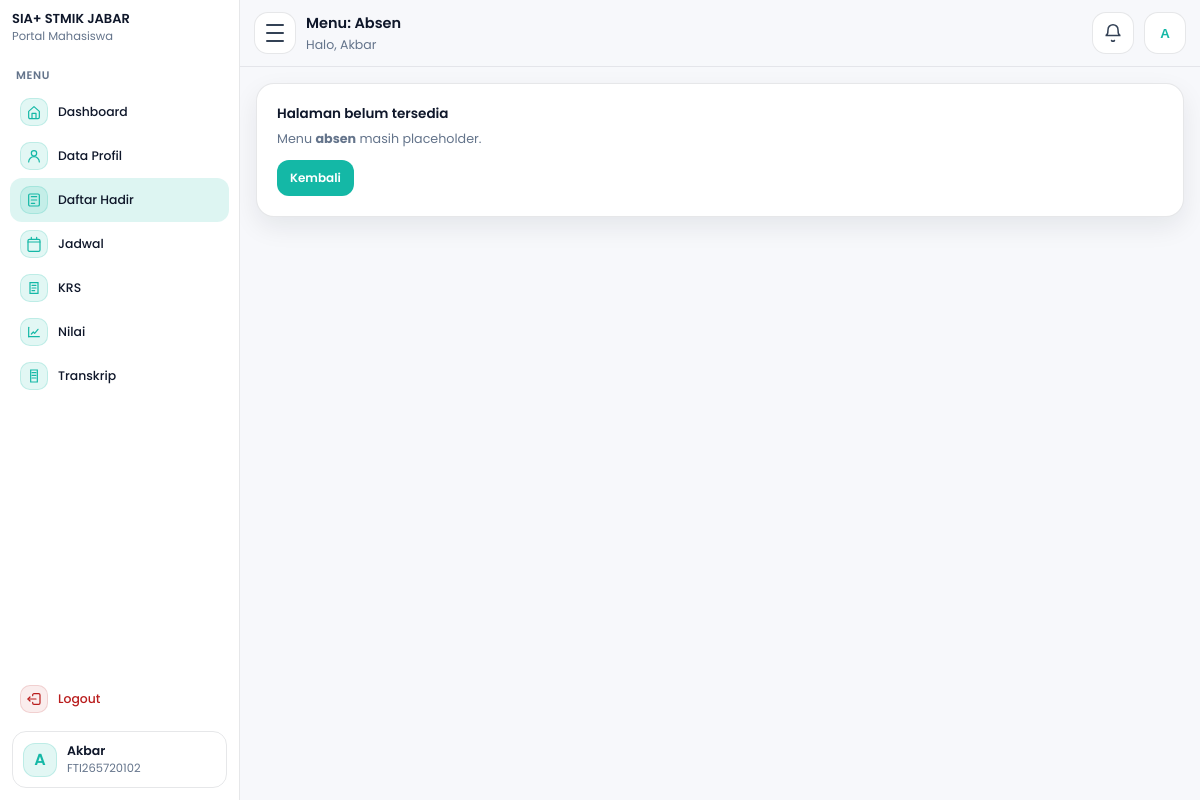
Screenshot of /mahasiswa/dashboard.php?menu=absen (signed in) with the database file from the repository.
### tables this page shows
CREATE TABLE `mahasiswa` (
  `id_mahasiswa` int NOT NULL,
  `tanggal_registrasi` date NOT NULL,
  `periode_pendaftaran` varchar(60) NOT NULL,
  `jenis_pendaftaran` varchar(60) NOT NULL,
  `jalur_pendaftaran` varchar(60) DEFAULT NULL,
  `program_studi` varchar(100) NOT NULL,
  `kelas` varchar(30) NOT NULL,
  `nim` varchar(30) NOT NULL,
  `jalur_keuangan` varchar(100) NOT NULL,
  `nama_mahasiswa` varchar(150) NOT NULL,
  `tempat_lahir` varchar(100) NOT NULL,
  `tanggal_lahir` date NOT NULL,
  `jenis_kelamin` varchar(20) NOT NULL,
  `golongan_darah` varchar(5) DEFAULT NULL,
  `agama` varchar(30) NOT NULL,
  `ukuran_seragam` varchar(10) NOT NULL,
  `nik` varchar(30) DEFAULT NULL,
  `nisn` varchar(30) DEFAULT NULL,
  `npwp` varchar(30) DEFAULT NULL,
  `kewarganegaraan` enum('WNI','WNA') DEFAULT NULL,
  `provinsi` varchar(100) DEFAULT NULL,
  `kab_kota` varchar(100) DEFAULT NULL,
  `kecamatan` varchar(100) DEFAULT NULL,
  `kelurahan` varchar(100) DEFAULT NULL,
  `jalan` varchar(200) DEFAULT NULL,
  `dusun` varchar(100) DEFAULT NULL,
  `rt` varchar(10) DEFAULT NULL,
  `rw` varchar(10) DEFAULT NULL,
  `kode_pos` varchar(10) DEFAULT NULL,
  `jenis_tinggal` varchar(50) DEFAULT NULL,
  `alat_transportasi` varchar(50) DEFAULT NULL,
  `telepon` varchar(30) DEFAULT NULL,
  `hp` varchar(30) DEFAULT NULL,
  `email` varchar(120) DEFAULT NULL,
  `penerima_kps` enum('Ya','Tidak') DEFAULT NULL,
  `no_kps` varchar(50) DEFAULT NULL,
  `nama_ayah` varchar(150) DEFAULT NULL,
  `tanggal_lahir_ayah` date DEFAULT NULL,
  `pendidikan_ayah` varchar(80) DEFAULT NULL,
  `pekerjaan_ayah` varchar(80) DEFAULT NULL,
  `penghasilan_ayah` varchar(80) DEFAULT NULL,
  `nama_ibu` varchar(150) DEFAULT NULL,
  `tanggal_lahir_ibu` date DEFAULT NULL,
  `pendidikan_ibu` varchar(80) DEFAULT NULL,
  `pekerjaan_ibu` varchar(80) DEFAULT NULL,
  `penghasilan_ibu` varchar(80) DEFAULT NULL,
  `nama_wali` varchar(150) DEFAULT NULL,
  `tanggal_lahir_wali` date DEFAULT NULL,
  `pendidikan_wali` varchar(80) DEFAULT NULL,
  `pekerjaan_wali` varchar(80) DEFAULT NULL,
  `penghasilan_wali` varchar(80) DEFAULT NULL,
  `asal_sekolah` varchar(150) DEFAULT NULL,
  `no_ijazah` varchar(80) DEFAULT NULL,
  `alamat_sekolah` varchar(255) DEFAULT NULL,
  `kodepos_sekolah` varchar(10) DEFAULT NULL,
  `email_sekolah` varchar(120) DEFAULT NULL,
  `telepon_sekolah` varchar(30) DEFAULT NULL,
  `website_sekolah` varchar(120) DEFAULT NULL,
  `asal_jurusan` varchar(120) DEFAULT NULL,
  `sks_diakui` int DEFAULT NULL,
  `asal_perguruan_tinggi` varchar(150) DEFAULT NULL,
  `asal_program_studi` varchar(150) DEFAULT NULL,
  `akun_dicetak` tinyint(1) NOT NULL DEFAULT '0',
  `akun_dicetak_pada` timestamp NULL DEFAULT NULL,
  `id_user` int DEFAULT NULL,
  `dibuat_pada` timestamp NULL DEFAULT CURRENT_TIMESTAMP,
  `diubah_pada` timestamp NULL DEFAULT NULL ON UPDATE CURRENT_TIMESTAMP
);

### mahasiswa/layout.php (the view, shortened to what this page needs)
<?php
function e($s){ return htmlspecialchars((string)$s, ENT_QUOTES, 'UTF-8'); }
function initials($name){
  $name = trim((string)$name);
  $parts = preg_split('/\s+/', $name);
  $a = strtoupper(substr($parts[0] ?? 'M', 0, 1));
  $b = strtoupper(substr($parts[1] ?? '', 0, 1));
  return $a . ($b ?: '');
}
function renderMahasiswaLayoutStart(array $opt = []){
  $page_title = $opt['page_title'] ?? 'Dashboard';
  $page_sub   = $opt['page_sub'] ?? '';
  $menu       = $opt['menu'] ?? 'dashboard';
  $nama_tampil = $opt['nama_tampil'] ?? ($_SESSION['nama'] ?? 'Mahasiswa');
  $username    = $opt['username'] ?? ($_SESSION['username'] ?? '');
  $assetsBase  = $opt['assetsBase'] ?? '..';
  $basePath    = $opt['basePath'] ?? '';
  $toastType = '';
  $toastMsg  = '';
  if (!empty($_SESSION['flash_success'])) {
    $toastType = 'success';
    $toastMsg  = (string)$_SESSION['flash_success'];
  } elseif (!empty($_SESSION['flash_error'])) {
    $toastType = 'error';
    $toastMsg  = (string)$_SESSION['flash_error'];
    unset($_SESSION['flash_error']);
  }
  $is_blocked  = !empty($opt['is_blocked']);
  $blocked_msg = $opt['blocked_msg'] ?? '';
  $ava = initials($nama_tampil);
  ?>
<!doctype html>
<html lang="id">
<head>
  <link rel="stylesheet" href="<?= e($assetsBase) ?>/css/css_mahasiswa/dashboard.css">
</head>
<body>
<div id="app" class="app"
     data-toast-type="<?= e($toastType) ?>"
     data-toast-msg="<?= e($toastMsg) ?>"
     data-login="<?= e($_GET['login'] ?? '') ?>"
     data-account-blocked="<?= $is_blocked ? '1' : '0' ?>"
     data-blocked-msg="<?= e($blocked_msg) ?>">
  <aside class="sidebar" aria-label="Sidebar Mahasiswa">
    <div class="brand">
      <div class="brand-text">
        <div class="brand-name">
          <span class="brand-full">SIA+ STMIK JABAR</span>
        </div>
        <div class="brand-sub">Portal Mahasiswa</div>
      </div>
    </div>
    <nav class="nav" id="nav">
      <div class="nav-scroll">
        <div class="nav-group">
          <div class="nav-title">MENU</div>
          <a class="nav-item <?= $menu==='dashboard'?'active':'' ?>" href="<?= e($basePath) ?>dashboard.php">
            <span class="ic">
              <svg viewBox="0 0 24 24" fill="none">
                <path d="M4 11l8-7 8 7v9a2 2 0 0 1-2 2H6a2 2 0 0 1-2-2v-9Z" stroke="currentColor" stroke-width="1.8" stroke-linejoin="round"/>
                <path d="M9 22v-8h6v8" stroke="currentColor" stroke-width="1.8" stroke-linejoin="round"/>
              </svg>
            </span>
            <span class="tx">Dashboard</span>
          </a>
          <a class="nav-item <?= $menu==='profil'?'active':'' ?>" href="<?= e($basePath) ?>profile.php">
            <span class="ic">
              <svg viewBox="0 0 24 24" fill="none">
                <path d="M20 21a8 8 0 0 0-16 0" stroke="currentColor" stroke-width="1.8" stroke-linecap="round"/>
                <path d="M12 12a4 4 0 1 0-4-4 4 4 0 0 0 4 4Z" stroke="currentColor" stroke-width="1.8"/>
              </svg>
            </span>
            <span class="tx">Data Profil</span>
          </a>
          <a class="nav-item <?= $menu==='absen'?'active':'' ?>" href="<?= e($basePath) ?>dashboard.php?menu=absen">
            <span class="ic">
              <svg viewBox="0 0 24 24" fill="none">
                <path d="M8 7h8M8 12h8M8 17h5" stroke="currentColor" stroke-width="1.8" stroke-linecap="round"/>
                <path d="M6 3h12a2 2 0 0 1 2 2v14a2 2 0 0 1-2 2H6a2 2 0 0 1-2-2V5a2 2 0 0 1 2-2Z" stroke="currentColor" stroke-width="1.8"/>
              </svg>
            </span>
            <span class="tx">Daftar Hadir</span>
          </a>
          <a class="nav-item <?= $menu==='jadwal'?'active':'' ?>" href="<?= e($basePath) ?>dashboard.php?menu=jadwal">
            <span class="ic">
            </span>
            <span class="tx">Jadwal</span>
          </a>
          <a class="nav-item <?= $menu==='krs'?'active':'' ?>" href="<?= e($basePath) ?>dashboard.php?menu=krs">
            <span class="ic">
              <svg viewBox="0 0 24 24" fill="none">
                <path d="M6 4h12v16H6z" stroke="currentColor" stroke-width="1.8"/>
                <path d="M9 8h6M9 12h6M9 16h4" stroke="currentColor" stroke-width="1.8" stroke-linecap="round"/>
              </svg>
            </span>
            <span class="tx">KRS</span>
          </a>
          <a class="nav-item <?= $menu==='nilai'?'active':'' ?>" href="<?= e($basePath) ?>nilai.php">
            <span class="ic">
            </span>
            <span class="tx">Nilai</span>
          </a>
          <a class="nav-item <?= $menu==='transkrip'?'active':'' ?>" href="<?= e($basePath) ?>dashboard.php?menu=transkrip">
            <span class="ic">
              <svg viewBox="0 0 24 24" fill="none">
                <path d="M7 3h10v18H7z" stroke="currentColor" stroke-width="1.8"/>
                <path d="M9 7h6M9 11h6M9 15h6" stroke="currentColor" stroke-width="1.8" stroke-linecap="round"/>
              </svg>
            </span>
            <span class="tx">Transkrip</span>
          </a>
        </div>
      </div>
      <div class="nav-bottom">
        <a class="nav-item danger" href="<?= e($basePath) ?>logout.php">
          <span class="ic">
          </span>
          <span class="tx">Logout</span>
        </a>
        <div class="who">
          <div class="who-ava"><?= e($ava) ?></div>
          <div class="who-txt">
            <div class="who-name"><?= e($nama_tampil) ?></div>
            <div class="who-role"><?= e($username) ?></div>
          </div>
        </div>
      </div>
    </nav>
  </aside>
  <main class="main">
    <header class="topbar">
      <div class="top-left">
        <button class="burger" id="btnBurger" aria-label="Toggle sidebar" type="button">
          <span></span><span></span><span></span>
        </button>
        <div class="top-title">
          <div class="t1"><?= e($page_title) ?></div>
          <div class="t2"><?= e($page_sub) ?></div>
        </div>
      </div>
      <div class="top-actions">
        <div class="drop" id="bellWrap">
          <button class="iconbtn" id="btnBell" aria-label="Notifikasi" type="button">
            <svg viewBox="0 0 24 24" fill="none">
              <path d="M18 8a6 6 0 10-12 0c0 7-3 7-3 7h18s-3 0-3-7" stroke="currentColor" stroke-width="1.8" stroke-linecap="round"/>
              <path d="M13.73 21a2 2 0 01-3.46 0" stroke="currentColor" stroke-width="1.8" stroke-linecap="round"/>
            </svg>
          </button>
        </div>
        <div class="profile drop" id="profileWrap">
          <button class="miniava" id="btnProfile" aria-label="Profil" type="button"><?= e($ava) ?></button>
        </div>
      </div>
    </header>
    <section class="content">
<?php
}
function renderMahasiswaLayoutEnd(array $opt = []){
  ?>
    </section>
  </main>
</div>
</body>
</html>
<?php
}

### css/css_mahasiswa/dashboard.css (style rules this page uses)
:root { --font: "Poppins", system-ui, -apple-system, Segoe UI, Roboto, Arial, sans-serif; --bg:#f7f8fb; --panel:#ffffff; --text:#0f172a; --muted:#64748b; --accent:#14b8a6; --accent2:#8b5cf6; --accentSoft: rgba(20,184,166,.12); --accentHover: rgba(20,184,166,.10); --stroke: rgba(15,23,42,.10); --shadow: 0 10px 26px rgba(15,23,42,.08); --sideW: 240px; }
* { box-sizing:border-box; }
html,body { height:100%; }
body { margin:0; font-family: var(--font); background: var(--bg); color: var(--text); font-weight: 400; }
.app { min-height:100vh; display:flex; }
.sidebar { width: var(--sideW); background: #fff; border-right: 1px solid var(--stroke); height: 100vh; height: 100dvh; position: sticky; top:0; display:flex; flex-direction:column; z-index: 80; transition: transform .2s ease, width .2s ease; }
.brand { display:flex; align-items:flex-start; gap: 10px; padding: 12px 12px 8px; }
.brand-text { min-width:0; }
.brand-name { font-weight: 600; font-size: 13px; line-height: 1.1; white-space: nowrap; overflow:hidden; text-overflow: ellipsis; }
.brand-sub { font-size: 11.5px; color: var(--muted); margin-top:2px; }
.nav { flex: 1; display:flex; flex-direction:column; padding: 8px 10px 12px; overflow: hidden; }
.nav-scroll { overflow:auto; padding-bottom: 10px; }
.nav-bottom { margin-top: auto; padding-top: 8px; }
.nav-title { font-size: 11px; font-weight: 600; color: var(--muted); padding: 6px 6px 6px; text-transform: uppercase; letter-spacing: .6px; }
.nav-item { display:flex; align-items:center; gap: 10px; padding: 8px 10px; border-radius: 12px; font-size: 12.4px; font-weight: 500; color: var(--text); text-decoration:none; transition: background .14s ease; position: relative; }
.nav-item.active { background: rgba(20,184,166,.14); }
.nav-item.active::before { content:""; position:absolute; left:-10px; top:7px; bottom:7px; width:3px; border-radius:999px; background: var(--accent); }
.ic { width: 28px; height: 28px; border-radius: 10px; display:grid; place-items:center; color: var(--accent); background: var(--accentSoft); border: 1px solid rgba(20,184,166,.18); flex: 0 0 auto; }
.ic svg { width: 16px; height: 16px; }
.tx { min-width:0; white-space:nowrap; overflow:hidden; text-overflow: ellipsis; }
.nav-item.danger { color:#b91c1c; margin-top:6px; }
.nav-item.danger .ic { color:#b91c1c; background: rgba(185,28,28,.08); border-color: rgba(185,28,28,.14); }
.who { margin: 10px 2px 0; padding: 10px; border: 1px solid var(--stroke); border-radius: 14px; display:flex; align-items:center; gap: 10px; }
.who-ava { width: 34px; height: 34px; border-radius: 12px; display:grid; place-items:center; font-weight: 600; color: var(--accent); background: var(--accentSoft); border: 1px solid rgba(20,184,166,.18); }
.who-name { font-weight: 600; font-size: 12.5px; }
.who-role { font-size: 11.5px; color: var(--muted); }
.main { flex:1; min-width:0; }
.topbar { position: sticky; top:0; z-index: 200; background: rgba(247,248,251,.92); backdrop-filter: blur(10px); border-bottom: 1px solid rgba(15,23,42,.08); padding: 12px 14px; display:flex; align-items:center; justify-content: space-between; gap: 12px; }
.top-left { display:flex; align-items:center; gap: 10px; min-width: 0; }
.top-title { min-width:0; }
.t1 { font-weight: 600; font-size: 14.5px; }
.t2 { margin-top:2px; font-size: 12.5px; color: var(--muted); font-weight: 400; }
.top-actions { display:flex; align-items:center; gap: 10px; }
.burger { width: 42px; height: 42px; border-radius: 14px; border: 1px solid var(--stroke); background:#fff; cursor:pointer; display:grid; place-items:center; padding: 10px; }
.burger span { display:block; width: 18px; height: 2px; background:#334155; border-radius: 999px; transition: transform .18s ease, opacity .18s ease; }
.burger span + span { margin-top:4px; }
.iconbtn { width: 42px; height: 42px; border-radius: 14px; border: 1px solid var(--stroke); background:#fff; cursor:pointer; display:grid; place-items:center; position: relative; }
.iconbtn svg { width: 20px; height: 20px; color:#334155; }
.drop { position: relative; }
.miniava { width: 42px; height: 42px; border-radius: 14px; border: 1px solid var(--stroke); background:#fff; display:grid; place-items:center; font-weight: 600; color: var(--accent); cursor:pointer; }
.content { padding: 16px; display:grid; gap: 14px; }
html, body { overflow-y: auto; scrollbar-width: none; -ms-overflow-style: none; }

### rows the page displays
mahasiswa: nama_mahasiswa "A", nama_mahasiswa "Akbar", nim "FTI265720102"

### other values shown
$page_title "Menu: Absen"
$page_sub "Halo, Akbar"
$menu "absen"
